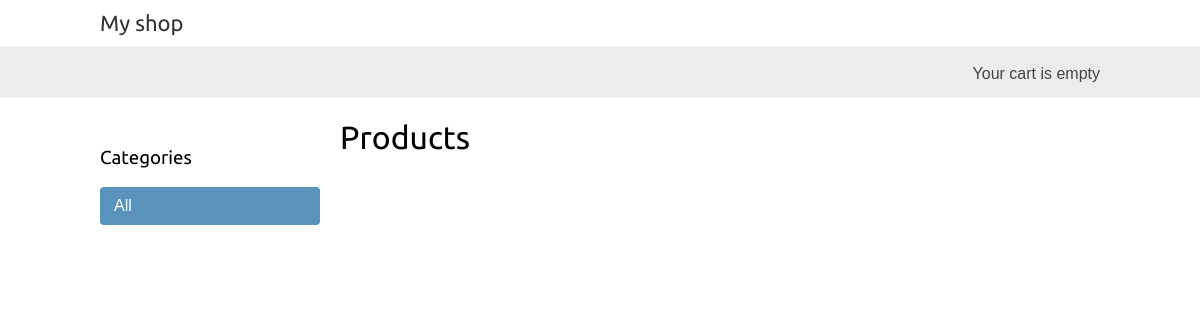
The app's page /, older data.
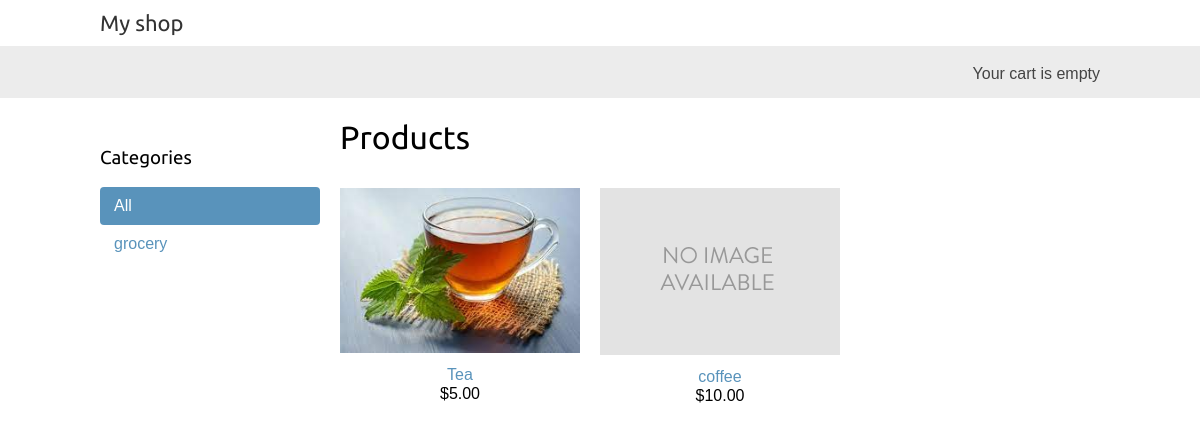
The same page, newer data.
### shop/models.py (models this page shows, shortened)
class Category(models.Model):
    name = models.CharField(max_length=200,
                            db_index=True)
    slug = models.SlugField(max_length=200,
                            unique=True)
    class Meta:
        ordering = ('name',)
        verbose_name = 'categories'
    def get_absolute_url(self) :
        return reverse('shop:product_list_by_category',
                        args=[self.slug])

class Product(models.Model):
    category = models.ForeignKey(Category,
                                    related_name='products',
                                    on_delete=models.CASCADE)
    name = models.CharField(max_length=200,db_index=True)
    slug = models.SlugField(max_length=200,db_index=True)
    image = models.ImageField(upload_to='products/%Y/%m/%d',
                                blank=True)
    description = models.TextField(blank=True)
    price = models.DecimalField(max_digits=10,decimal_places=2)
    available = models.BooleanField(default=True)
    created = models.DateTimeField(auto_now_add=True)
    updated = models.DateTimeField(auto_now_add = True)
    class Meta:
        ordering = ('name',)
        index_together = (('id','slug'),)
    def get_absolute_url(self):
        return reverse('shop:product_detail',
                        args=[self.id,self.slug])

### shop/views.py (the view)
# urls.py: path('',views.product_list,name='product_list'),
def product_list(request,category_slug=None):
    category = None
    categories = Category.objects.all()
    products = Product.objects.filter(available=True)
    if category_slug:
        category = get_object_or_404(Category,slug=category_slug)
        products = products.filter(category = category)
    return render(request,
                    'shop/product/list.html',
                    {'category':category,
                    'categories':categories,
                    'products':products})

### cart/cart.py (called while the page is built)
    def __len__(self):
        return sum(item['quantity'] for item in self.cart.values())

### cart/context_processors.py (called while the page is built)
def cart(request) :
    return{'cart':Cart(request)}

### shop/templates/shop/product/list.html (shortened to what this page needs)
{% extends "shop/base.html" %}
{% load static %}
{% block content %}
    <div id="sidebar">
        <h3>
            Categories
            </h3>
        <ul>
            <li {% if not category %} class="selected"{% endif %}>
                <a href="{% url "shop:product_list" %}">
                    All
                    </a>
                </li>
            {% for c in categories %}
                <li >
                    <a href="{{ c.get_absolute_url }}">
                        {{ c.name }}
                        </a>
                    </li>
            {% endfor %}
            </ul>
        </div>
    <div id="main" class="product-list">
        <h1>{% if category %}
            {{ category.name }}
            {% else %}
            Products
            {% endif %}
            </h1>
        {% for product in products %}
            <div class="item">
                <a href="{{ product.get_absolute_url }}">
                    <img src="{% if product.image %}{{ product.image.url }}\
                            {% else %}{% static "img/no_image.png" %}{% endif %}">
                    </a>
                <a href="{{ product.get_absolute_url }}">
                        {{ product.name }}
                    </a>
                <br>
                    ${{ product.price }}
                </div>
        {% endfor %}
        </div>
    {% endblock %}

### shop/templates/shop/base.html (shortened to what this page needs)
{% load static %}
<!DOCTYPE html>
<html>
    <head>
            <link href="{% static "css/base.css" %}"
                    rel="stylesheet">
        </head>
    <body>
        <div id="header">
            <a href="/" class="logo">
                My shop
                </a>
            </div>
        <div id="subheader">
            <div class="cart">
                {% with total_items=cart|length %}
                    {% if total_items > 0 %}
                        Your cart:
                        <a href="{% url "cart:cart_detail" %}">
                            {{ total_items }} item{{ total_items|pluralize }},
                            ${{ cart.get_total_price }}
                            </a>
                    {% else %}
                        Your cart is empty
                    {% endif %}
                {% endwith %}
                </div>
            </div>
        <div id="content">
            {% block content %}
            {% endblock %}
            </div>
        </body>
    </html>

### shop/static/css/base.css (style rules this page uses)
body { margin:0; padding:0; font-family:helvetica, sans-serif; }
h1, h2, h3, h4, h5 , h6 { font-family: 'Ubuntu', sans-serif; font-weight:normal; }
a { text-decoration:none; color:#5993bb; }
#header { padding:10px 100px; font-size:18px; overflow:auto; }
#subheader { background:#ececec; color:#444; padding:15px 100px; overflow:auto; }
#header .logo { font-family: 'Ubuntu', sans-serif; float:left; color:#333; font-size:22px; margin-right:10%; }
#subheader .cart { float:right; padding-top:4px; }
#content { padding:0 100px; overflow:hidden; }
#sidebar { width:220px; padding:30px 20px 0 0; float:left; }
#sidebar ul { margin:0; padding:0; }
#sidebar ul li { margin:0; list-style:none; padding:10px 14px; }
#sidebar ul li a { display:block; }
#sidebar ul li.selected { background:#5993bb; border-radius:4px; }
#sidebar ul li.selected a { color:#fff; }
#main { float:left; width: 96%; margin-right:-220px; overflow:hidden; }
.product-list .item { width:25%; padding:10px 20px 10px 0; float:left; text-align:center; line-height:1.2; }
.product-list .item img { width:100%; margin-bottom:8px; }

Row changes from the older to the newer data that the page shows:
added Category: name "grocery"
added Product: image (picture), name "Tea", price "5.00"
added Product: name "coffee", price "10.00"
